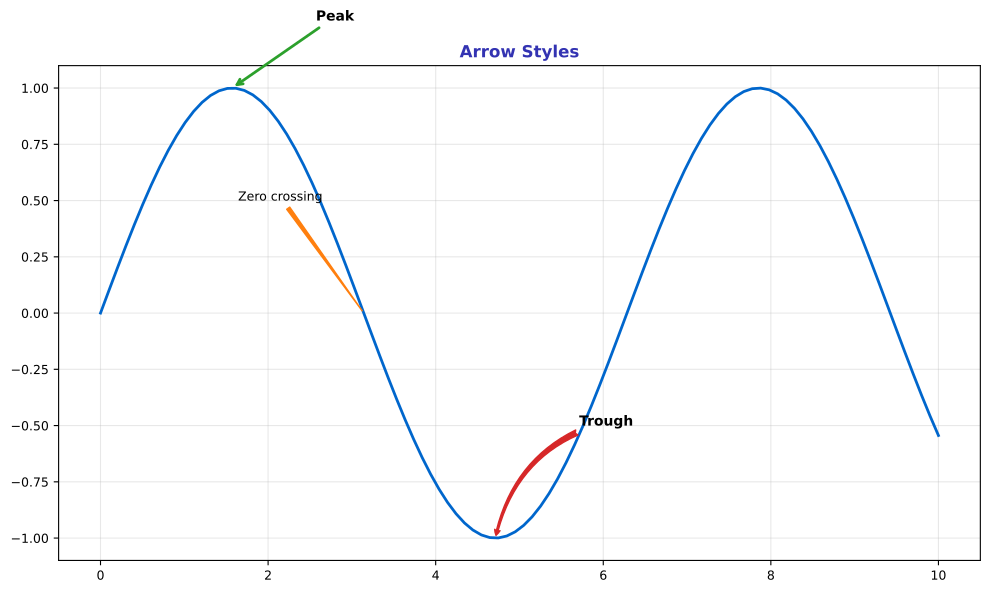

Write Python code to recreate this figure.
"""Arrow Styles - Different annotation arrows"""
import matplotlib.pyplot as plt
import numpy as np
from pathlib import Path

plt.rcParams.update({
    'font.size': 10, 'axes.labelsize': 10, 'axes.titlesize': 11,
    'xtick.labelsize': 9, 'ytick.labelsize': 9, 'legend.fontsize': 9,
    'figure.figsize': (10, 6), 'figure.dpi': 150
})

MLPURPLE = '#3333B2'
MLBLUE = '#0066CC'
MLGREEN = '#2CA02C'
MLRED = '#D62728'
MLORANGE = '#FF7F0E'

fig, ax = plt.subplots(figsize=(10, 6))

x = np.linspace(0, 10, 100)
y = np.sin(x)
ax.plot(x, y, color=MLBLUE, linewidth=2)

# Different arrow styles
ax.annotate('Peak', xy=(np.pi/2, 1), xytext=(np.pi/2 + 1, 1.3),
            fontsize=10, fontweight='bold',
            arrowprops=dict(arrowstyle='->', color=MLGREEN, lw=2))

ax.annotate('Trough', xy=(3*np.pi/2, -1), xytext=(3*np.pi/2 + 1, -0.5),
            fontsize=10, fontweight='bold',
            arrowprops=dict(arrowstyle='fancy', color=MLRED, connectionstyle='arc3,rad=0.3'))

ax.annotate('Zero crossing', xy=(np.pi, 0), xytext=(np.pi - 1.5, 0.5),
            fontsize=9,
            arrowprops=dict(arrowstyle='wedge', color=MLORANGE))

ax.set_title('Arrow Styles', fontsize=12, fontweight='bold', color=MLPURPLE)
ax.grid(alpha=0.3)

plt.tight_layout()
plt.savefig(Path(__file__).parent / 'chart.pdf', dpi=300, bbox_inches='tight')
plt.close()
